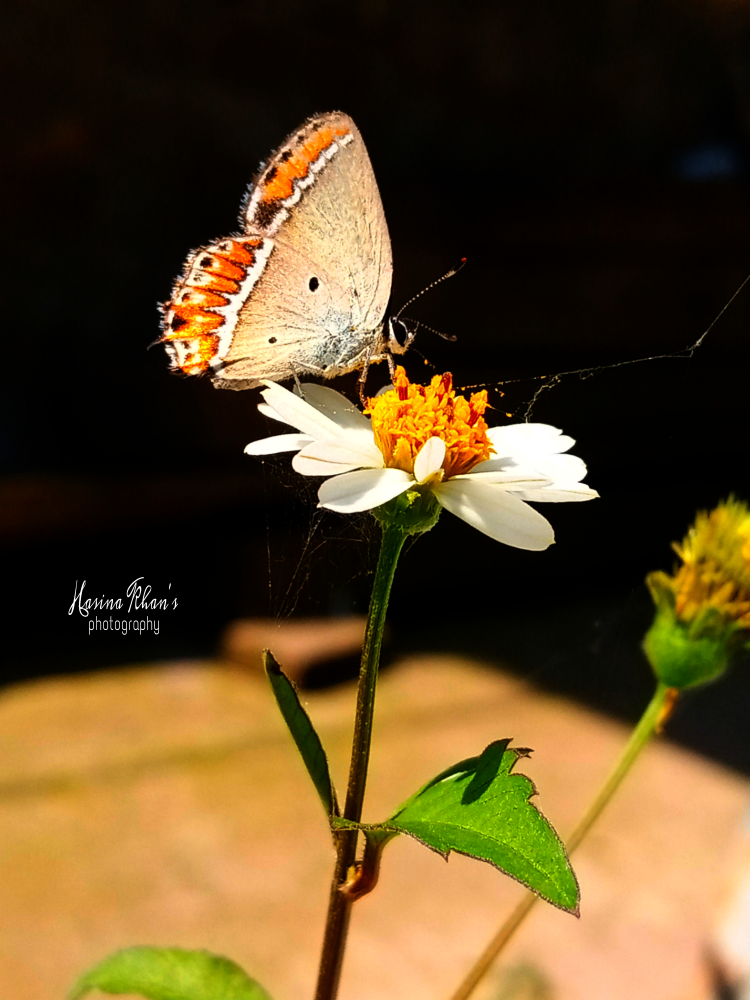
#> input picture test.jpg, 3000 x 4000 px, given in place of your_image.jpg, which was not available (shown at 1/4 size)
$ jupyter execute image_processing_project.ipynb   (shell and % lines are left out)   (older library calls are emulated)
#> lines starting #> are read from the running program, lines starting #| are printed output that depends on the picture; pictures that were not available may be replaced by others from this repository, and a replacement may not be noted
[cell 1]
import sys
print(sys.version)

[cell 2]
import cv2
import numpy as np
import matplotlib.pyplot as plt

# Load image and convert to grayscale
def load_image(image_path):
#> called with image_path = 'your_image.jpg'
    img = cv2.imread(image_path, cv2.IMREAD_GRAYSCALE)
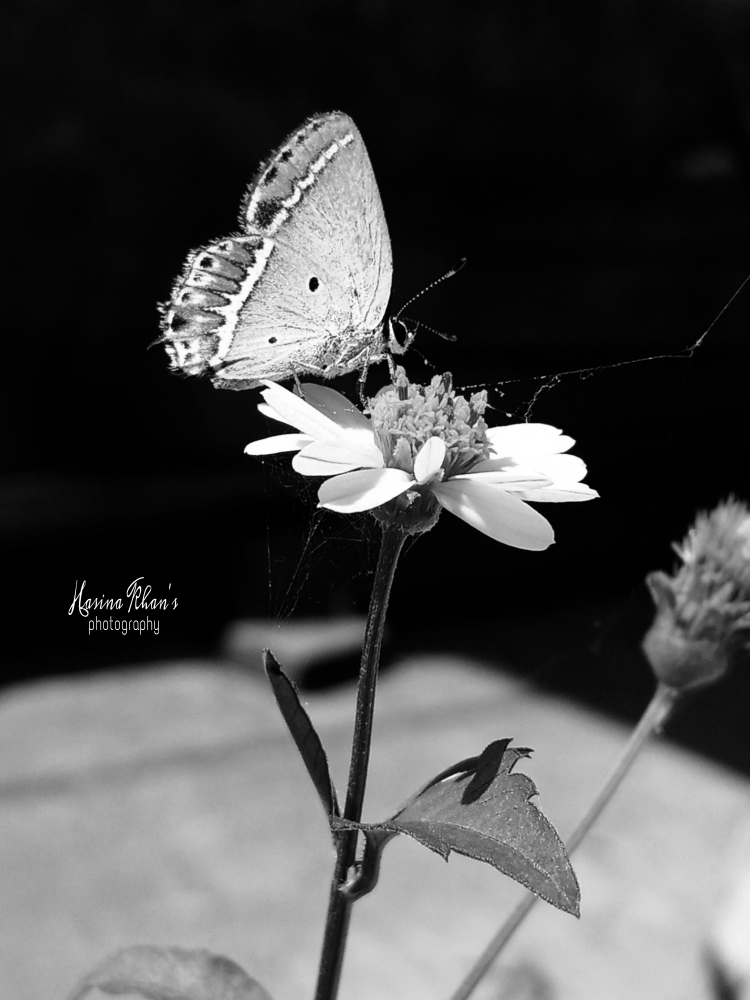
#> img: shape (4000, 3000) (shown at 1/4 size); min 0, max 255, mean 75.9
    img = cv2.resize(img, (128, 128))  # Resize
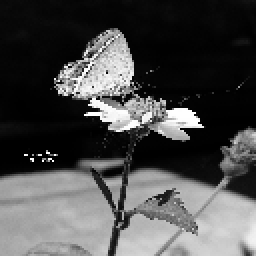
#> img: shape (128, 128) (shown 2 times larger); min 0, max 255, mean 75.8
    return img

# Apply a custom filter (Edge Detection)
def apply_filter(image_path):
    img = load_image(image_path)

    # Apply a Sobel filter for edge detection
    sobel_x = cv2.Sobel(img, cv2.CV_64F, 1, 0, ksize=3)  # X direction
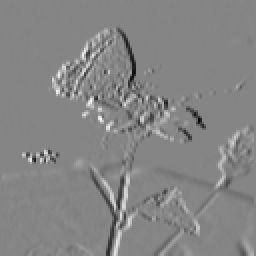
#> sobel_x: shape (128, 128) float64 (shown 2 times larger); min -1000, max 913, mean 0.8; drawn with min black and max white
    sobel_y = cv2.Sobel(img, cv2.CV_64F, 0, 1, ksize=3)  # Y direction
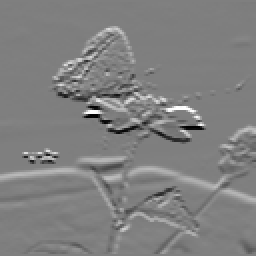
#> sobel_y: shape (128, 128) float64 (shown 2 times larger); min -1001, max 1007, mean 10; drawn with min black and max white
    filtered_img = cv2.magnitude(sobel_x, sobel_y)  # Combine gradients
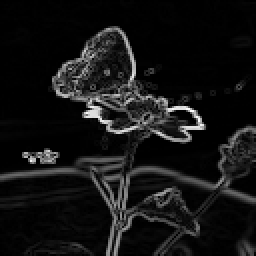
#> filtered_img: shape (128, 128) float64 (shown 2 times larger); min 0, max 1120.3, mean 90.3; drawn with min black and max white

    # Show original and filtered images
    plt.figure(figsize=(8, 4))

    plt.subplot(1, 2, 1)
    plt.imshow(img, cmap='gray')
    plt.title("Original Image")

    plt.subplot(1, 2, 2)
    plt.imshow(filtered_img, cmap='gray')
    plt.title("Filtered Image")

    plt.show()

# Example usage (Replace "your_image.jpg" with your actual image)
apply_filter("your_image.jpg")
